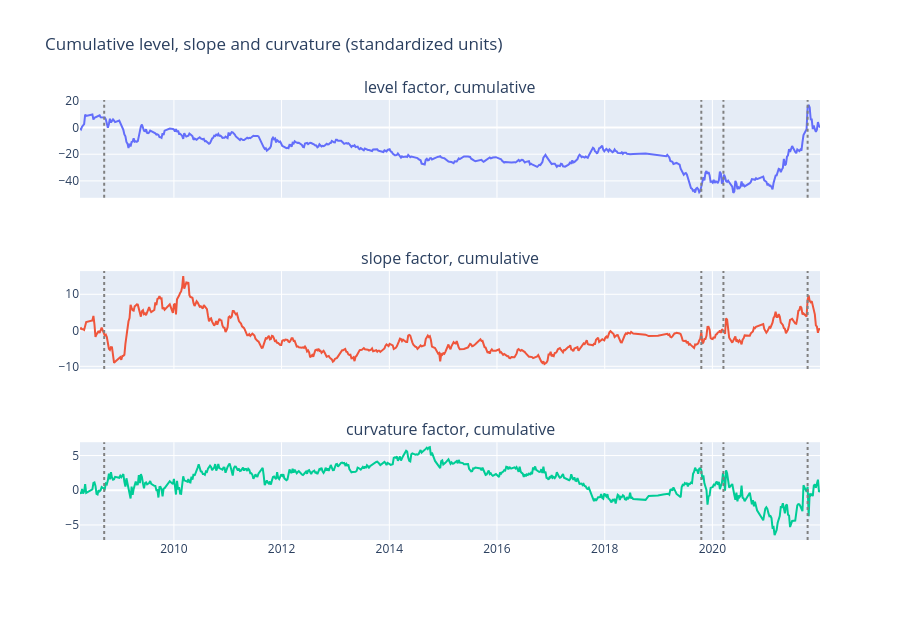

The code cell stored with this chart in its notebook:
### Markdown cell above
The diagonal confirms it: the level factor has a correlation of 0.98 with the average change, the slope factor
0.96 with the 30-minus-2-year spread, and the curvature factor 0.87 with the butterfly. Off the diagonal the
correlations are low: each factor is a different thing.

### 3.2 The factors over time

Adding up the factors week by week, we see the history of the curve told in three numbers.

### Code cell
fig = make_subplots(rows=3, cols=1, shared_xaxes=True, subplot_titles=[f"{n} factor, cumulative" for n in NOMBRES])
for j, n in enumerate(NOMBRES):
    fig.add_scatter(x=F.index, y=F[n].cumsum(), name=n, row=j + 1, col=1)
for fecha in ["2008-09-15", "2019-10-18", "2020-03-16", "2021-10-08"]:      # Lehman, social unrest, pandemic, October 2021
    fig.add_vline(x=pd.Timestamp(fecha), line_dash="dot", line_color="gray")
fig.update_layout(height=620, showlegend=False, title="Cumulative level, slope and curvature (standardized units)")
fig.show()
print("The 5 weeks with the largest level movement (in absolute value):")
print(F["level"].abs().sort_values(ascending=False).head(5).round(2).to_string())

### Figure 1 — Plotly figure (JSON) as saved in the notebook; plotly's stock layout.template omitted (floating-point values rounded to 4 significant figures; data arrays with more than 128 entries replaced by an {"elided": "..."} marker saying what was removed)
{"data": [{"name": "level", "type": "scatter", "x": {"elided": "620 str values"}, "xaxis": "x", "y": {"elided": "620 float values"}, "yaxis": "y"}, {"name": "slope", "type": "scatter", "x": {"elided": "620 str values"}, "xaxis": "x2", "y": {"elided": "620 float values"}, "yaxis": "y2"}, {"name": "curvature", "type": "scatter", "x": {"elided": "620 str values"}, "xaxis": "x3", "y": {"elided": "620 float values"}, "yaxis": "y3"}], "layout": {"annotations": [{"font": {"size": 16}, "showarrow": false, "text": "level factor, cumulative", "x": 0.5, "xanchor": "center", "xref": "paper", "y": 1.0, "yanchor": "bottom", "yref": "paper"}, {"font": {"size": 16}, "showarrow": false, "text": "slope factor, cumulative", "x": 0.5, "xanchor": "center", "xref": "paper", "y": 0.6111, "yanchor": "bottom", "yref": "paper"}, {"font": {"size": 16}, "showarrow": false, "text": "curvature factor, cumulative", "x": 0.5, "xanchor": "center", "xref": "paper", "y": 0.2222, "yanchor": "bottom", "yref": "paper"}], "height": 620, "shapes": [{"line": {"color": "gray", "dash": "dot"}, "type": "line", "x0": "2008-09-15T00:00:00", "x1": "2008-09-15T00:00:00", "xref": "x", "y0": 0, "y1": 1, "yref": "y domain"}, {"line": {"color": "gray", "dash": "dot"}, "type": "line", "x0": "2008-09-15T00:00:00", "x1": "2008-09-15T00:00:00", "xref": "x2", "y0": 0, "y1": 1, "yref": "y2 domain"}, {"line": {"color": "gray", "dash": "dot"}, "type": "line", "x0": "2008-09-15T00:00:00", "x1": "2008-09-15T00:00:00", "xref": "x3", "y0": 0, "y1": 1, "yref": "y3 domain"}, {"line": {"color": "gray", "dash": "dot"}, "type": "line", "x0": "2019-10-18T00:00:00", "x1": "2019-10-18T00:00:00", "xref": "x", "y0": 0, "y1": 1, "yref": "y domain"}, {"line": {"color": "gray", "dash": "dot"}, "type": "line", "x0": "2019-10-18T00:00:00", "x1": "2019-10-18T00:00:00", "xref": "x2", "y0": 0, "y1": 1, "yref": "y2 domain"}, {"line": {"color": "gray", "dash": "dot"}, "type": "line", "x0": "2019-10-18T00:00:00", "x1": "2019-10-18T00:00:00", "xref": "x3", "y0": 0, "y1": 1, "yref": "y3 domain"}, {"line": {"color": "gray", "dash": "dot"}, "type": "line", "x0": "2020-03-16T00:00:00", "x1": "2020-03-16T00:00:00", "xref": "x", "y0": 0, "y1": 1, "yref": "y domain"}, {"line": {"color": "gray", "dash": "dot"}, "type": "line", "x0": "2020-03-16T00:00:00", "x1": "2020-03-16T00:00:00", "xref": "x2", "y0": 0, "y1": 1, "yref": "y2 domain"}, {"line": {"color": "gray", "dash": "dot"}, "type": "line", "x0": "2020-03-16T00:00:00", "x1": "2020-03-16T00:00:00", "xref": "x3", "y0": 0, "y1": 1, "yref": "y3 domain"}, {"line": {"color": "gray", "dash": "dot"}, "type": "line", "x0": "2021-10-08T00:00:00", "x1": "2021-10-08T00:00:00", "xref": "x", "y0": 0, "y1": 1, "yref": "y domain"}, {"line": {"color": "gray", "dash": "dot"}, "type": "line", "x0": "2021-10-08T00:00:00", "x1": "2021-10-08T00:00:00", "xref": "x2", "y0": 0, "y1": 1, "yref": "y2 domain"}, {"line": {"color": "gray", "dash": "dot"}, "type": "line", "x0": "2021-10-08T00:00:00", "x1": "2021-10-08T00:00:00", "xref": "x3", "y0": 0, "y1": 1, "yref": "y3 domain"}], "showlegend": false, "title": {"text": "Cumulative level, slope and curvature (standardized units)"}, "xaxis": {"anchor": "y", "domain": [0.0, 1.0], "matches": "x3", "showticklabels": false}, "xaxis2": {"anchor": "y2", "domain": [0.0, 1.0], "matches": "x3", "showticklabels": false}, "xaxis3": {"anchor": "y3", "domain": [0.0, 1.0]}, "yaxis": {"anchor": "x", "domain": [0.7778, 1.0]}, "yaxis2": {"anchor": "x2", "domain": [0.3889, 0.6111]}, "yaxis3": {"anchor": "x3", "domain": [0.0, 0.2222]}}}
